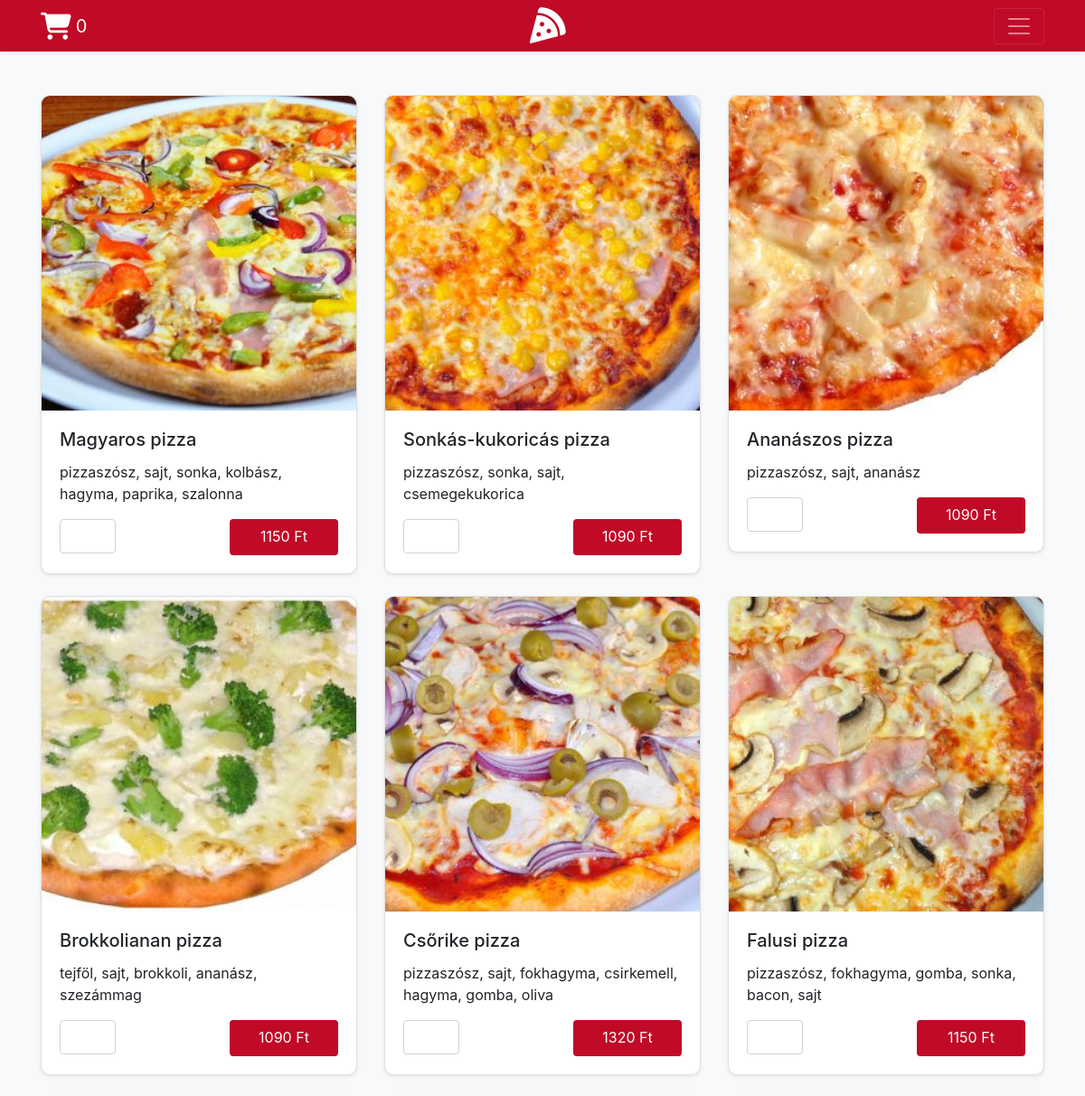
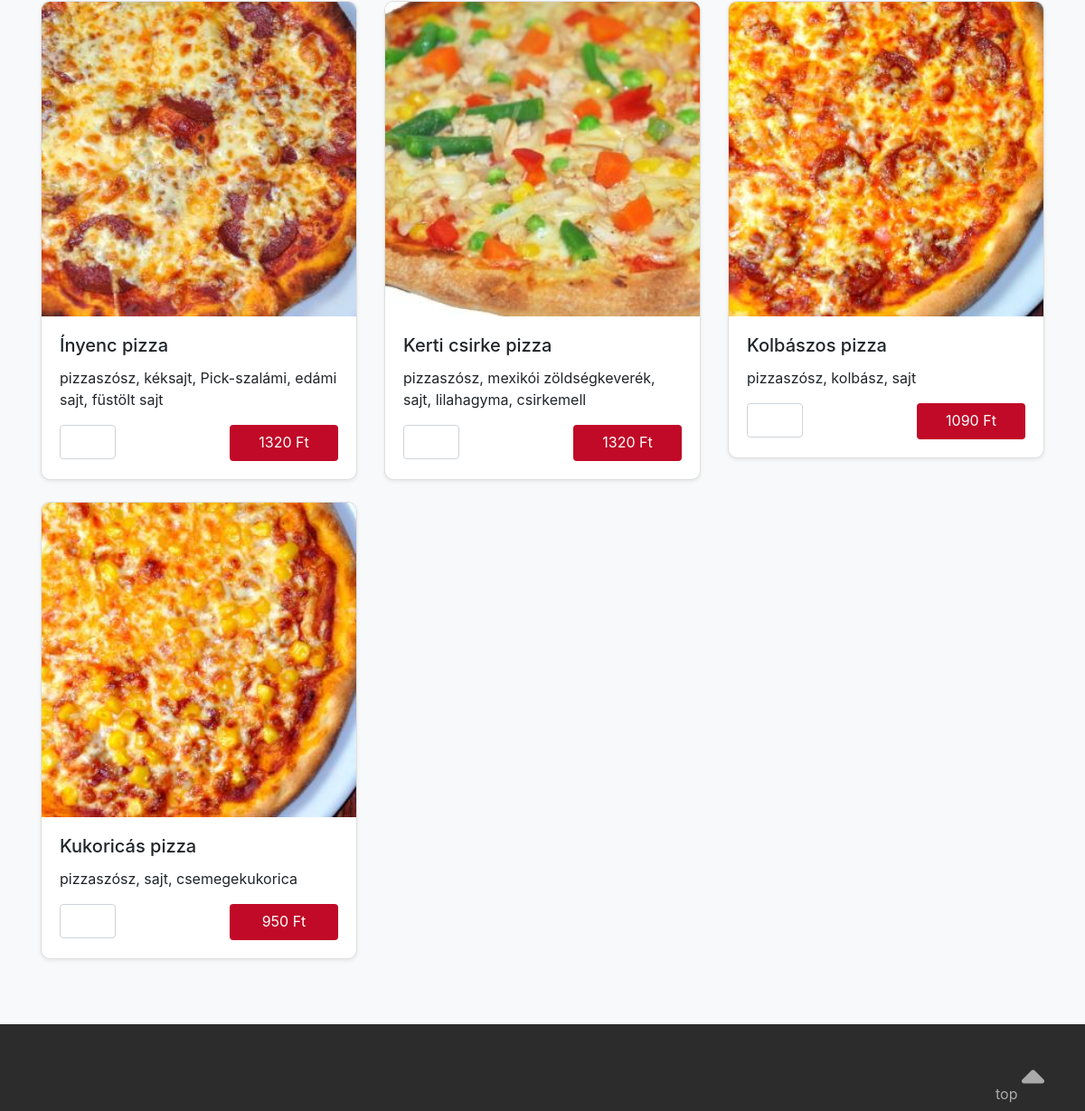
The page / on the database its author committed (2 pictures, top to bottom).
### tables this page shows
CREATE TABLE `pizza` (
  `id` int(11) NOT NULL,
  `name` varchar(50) NOT NULL,
  `price` int(11) NOT NULL,
  `toppings` varchar(250) NOT NULL,
  `img` varchar(50) NOT NULL
);

### includes/functions.inc.php (the view)
<?php
function printPizza($pizza_id, $pizza_name, $pizza_price, $pizza_toppings, $pizza_img) {
  $result = '
  <div class="col-md-4">
    <div class="card mb-4 shadow-sm">
      <img src="img/'.$pizza_img.'" alt="Magyaros pizza">
      <div class="card-body">
        <h5 class="card-title" data="'.$pizza_id.'">'.$pizza_name.'</h5>
        <p class="card-text">'.$pizza_toppings.'</p>
        <div class="d-flex justify-content-between">
          <input type="number" name="pizzaCount" class="form-control pizzaCount">
          <a href="" class="btn buy-btn">
            <div class="con st">'.$pizza_price.' Ft</div>
		        <div class="con nd"><i class="fas fa-shopping-cart"></i></div>
          </a>
        </div>
      </div>
    </div>
  </div>';
  echo $result;
}

### index.php (shortened to what this page needs)
<?php
  include_once 'includes/dbh.inc.php';
  include_once 'includes/functions.inc.php';
?>
<!DOCTYPE html>
<html lang="hu">
<head>
  <link href="https://stackpath.bootstrapcdn.com/bootstrap/4.3.1/css/bootstrap.min.css" rel="stylesheet">
  <link href="album.css" rel="stylesheet">
</head>
<body cz-shortcut-listen="true">
  <header>
    <div class="navbar navbar-dark bg-dark shadow-sm">
      <div class="container d-flex justify-content-between">
        <a href="#" id="cart" class="navbar-brand d-flex align-items-center">
          <i class="fas fa-shopping-cart"></i>
          <span class="cart-num">0</span>
        </a>
        <a href="index.php"><i class="fas fa-pizza-slice"></i></a>
        <button class="navbar-toggler" type="button" data-toggle="collapse" data-target="#navbarHeader" aria-controls="navbarHeader" aria-expanded="false" aria-label="Toggle navigation">
          <span class="navbar-toggler-icon"></span>
        </button>
      </div>
    </div>
  </header>
  <main role="main">
    <div class="album py-5 bg-light">
      <div class="container">
        <div class="row">
          <?php
            $stmt = $conn->prepare("SELECT id, name, price, toppings, img FROM pizza ORDER BY id");
            $stmt->execute();
            $stmt->store_result();
            $stmt->bind_result($pizza_id, $pizza_name, $pizza_price, $pizza_toppings, $pizza_img);
            if ($stmt->num_rows > 0) {
              while ($stmt->fetch()) {
                printPizza($pizza_id, $pizza_name, $pizza_price, $pizza_toppings, $pizza_img);
              }
            }
          ?>
        </div>
      </div>
    </div>
  </main>
  <footer class="text-muted">
    <div class="container">
      <p class="float-right back-to-top">
        <a href="#">top <i class="fas fa-sort-up"></i></a>
      </p>
    </div>
  </footer>
</body>
</html>

### album.css (style rules this page uses)
.bg-dark { background: #C00A27 !important; }
.fa-pizza-slice { color: white; font-size: 40px; }
.fa-shopping-cart { font-size: 30px; }
.cart-num { margin-left: 5px; }
.fa-sort-up { font-size: 40px; }
a { text-decoration: none; color: white; }
.album { min-height: calc(100vh - 150px); }
.card { border-radius: 10px; overflow: hidden; }
.buy-btn, .modal-header { background-color: #C00A27; color: white; }
.pizzaCount { width: 20%; }
footer { padding-top: 3rem; padding-bottom: 3rem; height: 80px; background: #2C2C2C; }
footer p { margin-bottom: .25rem; }
.back-to-top a { color: white; text-decoration: none; opacity: 0.6; }
.buy-btn { overflow: hidden; height: 40px; width: 120px; }
.con { position: relative; transition: top .2s linear; }
.st { top: 0; }

### rows shown on the page
pizza: img (picture), name "Magyaros pizza", toppings "pizzaszósz, sajt, sonka, kolbász, hagyma, paprika, szalonna", price "1150"
pizza: img (picture), name "Sonkás-kukoricás pizza", toppings "pizzaszósz, sonka, sajt, csemegekukorica", price "1090"
pizza: img (picture), name "Ananászos pizza", toppings "pizzaszósz, sajt, ananász", price "1090"
pizza: img (picture), name "Brokkolianan pizza", toppings "tejföl, sajt, brokkoli, ananász, szezámmag", price "1090"
pizza: img (picture), name "Csőrike pizza", toppings "pizzaszósz, sajt, fokhagyma, csirkemell, hagyma, gomba, oliva", price "1320"
pizza: img (picture), name "Falusi pizza", toppings "pizzaszósz, fokhagyma, gomba, sonka, bacon, sajt", price "1150"
pizza: img (picture), name "Ínyenc pizza", toppings "pizzaszósz, kéksajt, Pick-szalámi, edámi sajt, füstölt sajt", price "1320"
pizza: img (picture), name "Kerti csirke pizza", toppings "pizzaszósz, mexikói zöldségkeverék, sajt, lilahagyma, csirkemell", price "1320"
pizza: img (picture), name "Kolbászos pizza", toppings "pizzaszósz, kolbász, sajt", price "1090"
pizza: img (picture), name "Kukoricás pizza", toppings "pizzaszósz, sajt, csemegekukorica", price "950"
